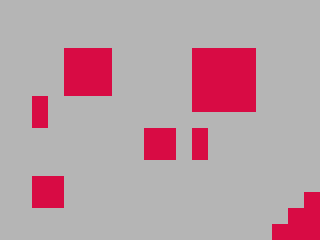

Rendered tile map (Tiled .tmx) drawn with the repository's tilesets; below, a short description and the full map source, tile grids included:
An orthogonal 20x15 tile map with 16x16 px tiles, 3 tile layers (Below, Dynamic, Above) and 2 objects (2x Entity).

<map version="1.10" tiledversion="1.10.0" orientation="orthogonal" renderorder="right-down" width="20" height="15" tilewidth="16" tileheight="16" infinite="0" nextlayerid="5" nextobjectid="5">
 <editorsettings>
  <export target="../../runtime/test-data/TestMapScene/all_features.lua" format="lua" />
 </editorsettings>
 <tileset firstgid="1" source="tileset.tsx" />
 <layer id="1" name="Below" width="20" height="15">
  <properties>
   <property name="sort" value="below" />
  </properties>
  <data encoding="csv">
2,2,2,2,2,2,2,2,2,2,2,2,2,2,2,2,2,2,2,2,
2,2,2,2,2,2,2,2,2,2,2,2,2,2,2,2,2,2,2,2,
2,2,2,2,2,2,2,2,2,2,2,2,2,2,2,2,2,2,2,2,
2,2,2,2,2,2,2,2,2,2,2,2,2,2,2,2,2,2,2,2,
2,2,2,2,2,2,2,2,2,2,2,2,2,2,2,2,2,2,2,2,
2,2,2,2,2,2,2,2,2,2,2,2,2,2,2,2,2,2,2,2,
2,2,2,2,2,2,2,2,2,2,2,2,2,2,2,2,2,2,2,2,
2,2,2,2,2,2,2,2,2,2,2,2,2,2,2,2,2,2,2,2,
2,2,2,2,2,2,2,2,2,2,2,2,2,2,2,2,2,2,2,2,
2,2,2,2,2,2,2,2,2,2,2,2,2,2,2,2,2,2,2,2,
2,2,2,2,2,2,2,2,2,2,2,2,2,2,2,2,2,2,2,2,
2,2,2,2,2,2,2,2,2,2,2,2,2,2,2,2,2,2,2,2,
2,2,2,2,2,2,2,2,2,2,2,2,2,2,2,2,2,2,2,2,
2,2,2,2,2,2,2,2,2,2,2,2,2,2,2,2,2,2,2,2,
2,2,2,2,2,2,2,2,2,2,2,2,2,2,2,2,2,2,2,2
</data>
 </layer>
 <objectgroup id="4" name="Entities">
  <object id="1" type="Entity" x="96" y="144" width="16" height="16" />
  <object id="3" type="Entity" x="128" y="144" width="16" height="16" />
 </objectgroup>
 <layer id="2" name="Dynamic" width="20" height="15">
  <properties>
   <property name="sort" value="dynamic" />
  </properties>
  <data encoding="csv">
0,0,0,0,0,0,0,0,0,0,0,0,0,0,0,0,0,0,0,0,
0,0,0,0,0,0,0,0,0,0,0,0,0,0,0,0,0,0,0,0,
0,0,0,0,0,0,0,0,0,0,0,0,0,0,0,0,0,0,0,0,
0,0,0,0,0,0,0,0,0,0,0,0,0,0,0,0,0,0,0,0,
0,0,0,0,0,0,0,0,0,0,0,0,0,0,0,0,0,0,0,0,
0,0,0,0,0,0,0,0,0,0,0,0,0,0,0,0,0,0,0,0,
0,0,1,0,0,0,0,0,0,0,0,0,0,0,0,0,0,0,0,0,
0,0,0,0,0,0,0,0,0,0,0,0,0,0,0,0,0,0,0,0,
0,0,0,0,0,0,0,0,0,0,0,0,1,0,0,0,0,0,0,0,
0,0,0,0,0,0,0,0,0,0,0,0,0,0,0,0,0,0,0,0,
0,0,0,0,0,0,0,0,0,0,0,0,0,0,0,0,0,0,0,0,
0,0,0,0,0,0,0,0,0,0,0,0,0,0,0,0,0,0,0,0,
0,0,0,0,0,0,0,0,0,0,0,0,0,0,0,0,0,0,0,0,
0,0,0,0,0,0,0,0,0,0,0,0,0,0,0,0,0,0,0,0,
0,0,0,0,0,0,0,0,0,0,0,0,0,0,0,0,0,0,0,0
</data>
 </layer>
 <layer id="3" name="Above" width="20" height="15">
  <properties>
   <property name="sort" value="above" />
  </properties>
  <data encoding="csv">
0,0,0,0,0,0,0,0,0,0,0,0,0,0,0,0,0,0,0,0,
0,0,0,0,0,0,0,0,0,0,0,0,0,0,0,0,0,0,0,0,
0,0,0,0,0,0,0,0,0,0,0,0,0,0,0,0,0,0,0,0,
0,0,0,0,1,1,1,0,0,0,0,0,1,1,1,1,0,0,0,0,
0,0,0,0,1,1,1,0,0,0,0,0,1,1,1,1,0,0,0,0,
0,0,0,0,1,1,1,0,0,0,0,0,1,1,1,1,0,0,0,0,
0,0,0,0,0,0,0,0,0,0,0,0,1,1,1,1,0,0,0,0,
0,0,1,0,0,0,0,0,0,0,0,0,0,0,0,0,0,0,0,0,
0,0,0,0,0,0,0,0,0,1,1,0,0,0,0,0,0,0,0,0,
0,0,0,0,0,0,0,0,0,1,1,0,1,0,0,0,0,0,0,0,
0,0,0,0,0,0,0,0,0,0,0,0,0,0,0,0,0,0,0,0,
0,0,1,1,0,0,0,0,0,0,0,0,0,0,0,0,0,0,0,0,
0,0,1,1,0,0,0,0,0,0,0,0,0,0,0,0,0,0,0,1,
0,0,0,0,0,0,0,0,0,0,0,0,0,0,0,0,0,0,1,1,
0,0,0,0,0,0,0,0,0,0,0,0,0,0,0,0,0,1,1,1
</data>
 </layer>
</map>
